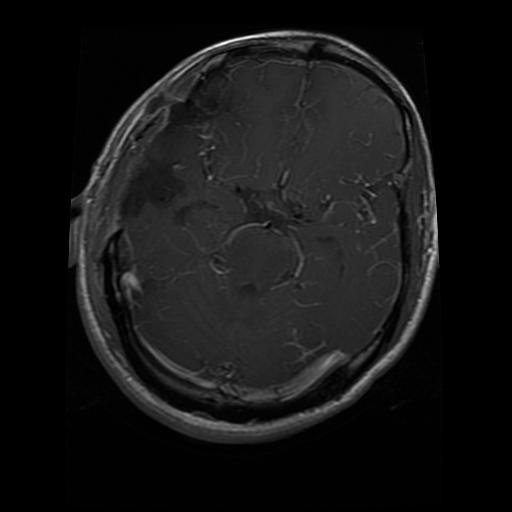
#> input picture backend/samples/sample_glioma.jpg, 512 x 512 px
$ python -i ood_detector.py   (imports and definitions only)
#> lines starting #> are read from the running program, lines starting #| are printed output that depends on the picture; after the words box and inside, x2 and y2 are one past the last pixel; in counts of white or black regions, pixels touching at a corner belong together
#> further down, picture is the input picture: shape (512, 512, 3); min 0, max 255, mean 21.3
"""
NeuroGuide AI - Out-of-Distribution (OOD) Input Gatekeeper

Implements Section 4.2 of the project implementation plan:
Validates incoming image uploads before executing deep learning inference:
1. Grayscale vs Color Saturation check (standard MRI is monochromatic; rejects colorful photos of people, animals, landscapes).
2. Intensity & Background Distribution check (MRI scans feature a black or dark canvas surrounding a cranial ellipse; rejects blank white sheets or screenshots).
3. Cranial Ellipse & Contour Sanity Check (validates that a plausible cranial structure exists within expected aspect ratios).
"""

from __future__ import annotations

import logging
from pathlib import Path
from typing import Any, Dict, Optional, Tuple, Union
import cv2
import numpy as np
from PIL import Image

logger = logging.getLogger(__name__)


class OODDetector:
    """
    Heuristic and statistical gatekeeper guarding the diagnostic pipeline against
    accidental or adversarial non-MRI image submissions.
    """

    def __init__(
        self,
        max_saturation_mean: float = 28.0,
        max_channel_diff_std: float = 18.0,
        min_dark_background_ratio: float = 0.08,
        min_cranial_area_ratio: float = 0.05,
    ):
        """
        Args:
            max_saturation_mean: Maximum allowable mean HSV saturation (0-255).
            max_channel_diff_std: Maximum allowable standard deviation across R, G, B channels.
            min_dark_background_ratio: Minimum fraction of peripheral pixels that must be low intensity.
            min_cranial_area_ratio: Minimum contour area relative to image area.
        """
        self.max_saturation_mean = max_saturation_mean
        self.max_channel_diff_std = max_channel_diff_std
        self.min_dark_background_ratio = min_dark_background_ratio
        self.min_cranial_area_ratio = min_cranial_area_ratio

    def validate_image(
        self,
        image_input: Union[str, np.ndarray, Image.Image, bytes],
    ) -> Dict[str, Any]:
        """
        Validates whether the image matches basic structural and photometric properties
        of an authentic brain MRI scan.

        Returns:
            {
                "is_valid_mri": bool,
                "rejection_reason": Optional[str],
                "confidence_score": float [0.0, 1.0],
                "diagnostics": {
                    "mean_saturation": float,
                    "channel_diff_std": float,
                    "dark_background_ratio": float,
                    "cranial_contour_area_ratio": float
                }
            }
        """
        img_bgr = self._load_image(image_input)
        h, w = img_bgr.shape[:2]
#> h = 512; w = 512

        if h < 32 or w < 32:
            return {
                "is_valid_mri": False,
                "rejection_reason": "Image dimensions are too low (< 32x32) to contain diagnostic cranial features.",
                "confidence_score": 0.0,
                "diagnostics": {"height": h, "width": w},
            }

        # 1. Color Saturation & Channel Divergence
        hsv = cv2.cvtColor(img_bgr, cv2.COLOR_BGR2HSV)
#> hsv: shape (512, 512, 3); mean H, S, V 0, 0, 21.3
        sat = hsv[:, :, 1]
#> sat: shape (512, 512); every value is 0
        mean_sat = float(np.mean(sat))
#> mean_sat = 0

        # Difference between R, G, B channels
        b, g, r = img_bgr[:, :, 0], img_bgr[:, :, 1], img_bgr[:, :, 2]
        channel_diff = np.abs(r.astype(np.float32) - g.astype(np.float32)) + np.abs(g.astype(np.float32) - b.astype(np.float32))
#> channel_diff: shape (512, 512) float32; every value is 0
        mean_channel_diff = float(np.mean(channel_diff))
#> mean_channel_diff = 0

        is_colorful = (mean_sat > self.max_saturation_mean) or (mean_channel_diff > self.max_channel_diff_std)
#> is_colorful = False

        # 2. Dark Background Check
        # MRIs typically have black borders or corner pixels
        gray = cv2.cvtColor(img_bgr, cv2.COLOR_BGR2GRAY)
        dark_pixels = np.sum(gray < 40)
#> dark_pixels = 179431
        dark_bg_ratio = float(dark_pixels / (h * w))
#> dark_bg_ratio = 0.684

        # Check if corners are dark
        corner_size = max(4, min(h, w) // 10)
#> corner_size = 51
        corners = [
            gray[:corner_size, :corner_size],
            gray[:corner_size, -corner_size:],
            gray[-corner_size:, :corner_size],
            gray[-corner_size:, -corner_size:],
        ]
        corner_mean = float(np.mean([np.mean(c) for c in corners]))
#> corner_mean = 0

        # 3. Cranial Contour Area & Shape
        blurred = cv2.GaussianBlur(gray, (5, 5), 0)
        _, thresh = cv2.threshold(blurred, 0, 255, cv2.THRESH_BINARY + cv2.THRESH_OTSU)
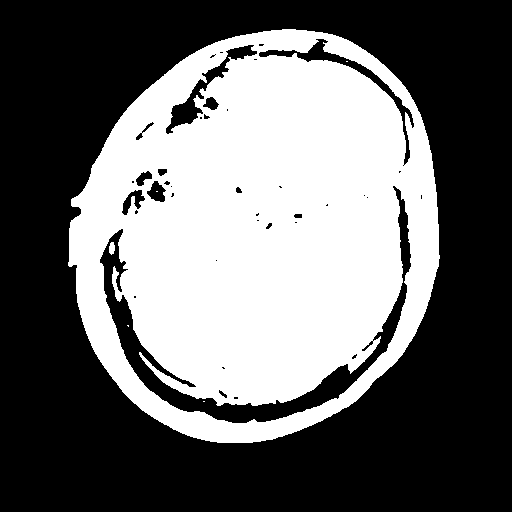
#> thresh: shape (512, 512); 41.1% white; 6 white regions (4 under 20 px)
        contours, _ = cv2.findContours(thresh, cv2.RETR_EXTERNAL, cv2.CHAIN_APPROX_SIMPLE)
#> contours = 1 contour; box (x1, y1, x2, y2) and area: (68, 29, 440, 443) 119146

        if contours:
            largest_contour = max(contours, key=cv2.contourArea)
#> largest_contour = contour of 526 points, box (x1, y1, x2, y2) (68, 29, 440, 443), area 119146
            cranial_area_ratio = float(cv2.contourArea(largest_contour) / (h * w))
#> cranial_area_ratio = 0.455
        else:
            cranial_area_ratio = 0.0

        diagnostics = {
            "mean_saturation": round(mean_sat, 2),
            "channel_diff_mean": round(mean_channel_diff, 2),
            "dark_background_ratio": round(dark_bg_ratio, 3),
            "corner_mean_intensity": round(corner_mean, 1),
            "cranial_contour_area_ratio": round(cranial_area_ratio, 3),
        }
#> diagnostics = {'mean_saturation': 0, 'channel_diff_mean': 0, 'dark_background_ratio': 0.684, 'corner_mean_intensity': 0, 'cranial_contour_area_ratio': 0.455}

        # Decision Logic
        if is_colorful:
            return {
                "is_valid_mri": False,
                "rejection_reason": (
                    f"Out-of-distribution image rejected: high color saturation detected "
                    f"(saturation={mean_sat:.1f}). Clinical brain MRI scans are monochromatic grayscale."
                ),
                "confidence_score": 0.05,
                "diagnostics": diagnostics,
            }

        if dark_bg_ratio < self.min_dark_background_ratio and corner_mean > 200:
            return {
                "is_valid_mri": False,
                "rejection_reason": (
                    "Out-of-distribution image rejected: bright/white background detected. "
                    "Brain MRI scans require a dark background field."
                ),
                "confidence_score": 0.10,
                "diagnostics": diagnostics,
            }

        if cranial_area_ratio < self.min_cranial_area_ratio:
            return {
                "is_valid_mri": False,
                "rejection_reason": (
                    "Unable to identify cranial brain structure. Image appears blank or features no distinct parenchyma."
                ),
                "confidence_score": 0.20,
                "diagnostics": diagnostics,
            }

        # Passed all gatekeeper heuristics
        return {
            "is_valid_mri": True,
            "rejection_reason": None,
            "confidence_score": 0.95,
            "diagnostics": diagnostics,
        }

    def _load_image(self, image_input: Union[str, Path, np.ndarray, Image.Image, bytes]) -> np.ndarray:
        if isinstance(image_input, (str, Path)):
            img = cv2.imread(str(image_input))
            if img is None:
                raise ValueError(f"Unable to read image from path: {image_input}")
            return img
        elif isinstance(image_input, bytes):
            nparr = np.frombuffer(image_input, np.uint8)
            img = cv2.imdecode(nparr, cv2.IMREAD_COLOR)
            if img is None:
                raise ValueError("Unable to decode image bytes.")
            return img
        elif isinstance(image_input, Image.Image):
            rgb = np.array(image_input.convert("RGB"))
            return cv2.cvtColor(rgb, cv2.COLOR_RGB2BGR)
        elif isinstance(image_input, np.ndarray):
            if len(image_input.shape) == 2:
                return cv2.cvtColor(image_input, cv2.COLOR_GRAY2BGR)
            elif len(image_input.shape) == 3 and image_input.shape[2] == 3:
                return image_input
            elif len(image_input.shape) == 3 and image_input.shape[2] == 4:
                return cv2.cvtColor(image_input, cv2.COLOR_BGRA2BGR)
        raise TypeError(f"Unsupported image input type: {type(image_input)}")

>>> import cv2
>>> picture = cv2.imread('../../samples/sample_glioma.jpg')
>>> result = OODDetector().validate_image(picture)
#> result = 4 items

$ run again, on backend/samples/sample_meningioma.jpg
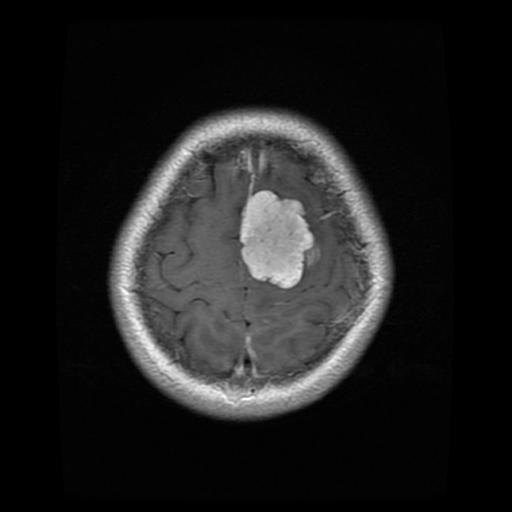
#> input picture backend/samples/sample_meningioma.jpg, 512 x 512 px
#> picture is the input picture: shape (512, 512, 3); min 0, max 255, mean 30.2
#> hsv: shape (512, 512, 3); mean H, S, V 0, 0, 30.2
#> sat: shape (512, 512); every value is 0
#> mean_sat = 0
#> channel_diff: shape (512, 512) float32; every value is 0
#> is_colorful = False
#> dark_pixels = 194461
#> dark_bg_ratio = 0.742
#> corner_mean = 0
#> in validate_image, `_, thresh = cv2.threshold(blurred, 0, 255, cv2.THRESH_BINARY + cv2.THR..`:
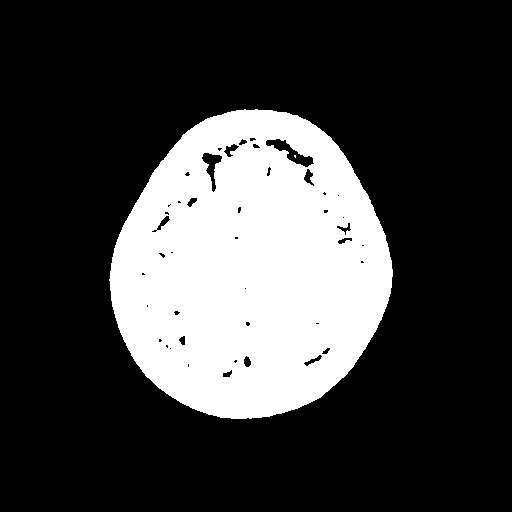
#> thresh: shape (512, 512); 24.8% white; 2 white regions (1 under 20 px)
#> contours = 1 contour; box (x1, y1, x2, y2) and area: (109, 109, 393, 419) 66134
#> largest_contour = contour of 460 points, box (x1, y1, x2, y2) (109, 109, 393, 419), area 66134
#> cranial_area_ratio = 0.252
#> diagnostics = {'mean_saturation': 0, 'channel_diff_mean': 0, 'dark_background_ratio': 0.742, 'corner_mean_intensity': 0, 'cranial_contour_area_ratio': 0.252}
#> result = 4 items

$ run again, on backend/samples/sample_notumor.jpg
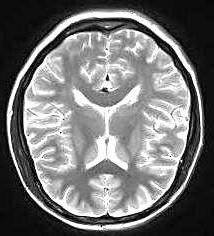
#> input picture backend/samples/sample_notumor.jpg, 214 x 236 px
#> picture is the input picture: shape (236, 214, 3); min 0, max 255, mean 115.5
#> hsv: shape (236, 214, 3); mean H, S, V 0, 0, 115.5
#> sat: shape (236, 214); every value is 0
#> mean_sat = 0
#> channel_diff: shape (236, 214) float32; every value is 0
#> is_colorful = False
#> dark_pixels = 17904
#> dark_bg_ratio = 0.355
#> corner_mean = 11.89
#> in validate_image, `blurred = cv2.GaussianBlur(gray, (5, 5), 0)`:
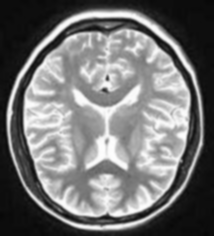
#> blurred: shape (236, 214); min 7, max 254, mean 115.5
#> in validate_image, `_, thresh = cv2.threshold(blurred, 0, 255, cv2.THRESH_BINARY + cv2.THR..`:
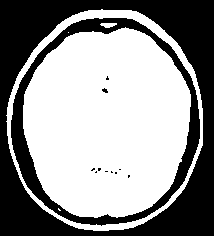
#> thresh: shape (236, 214); 57.4% white; 12 black regions (10 under 20 px)
#> contours = 1 contour; box (x1, y1, x2, y2) and area: (6, 9, 203, 231) 34102
#> largest_contour = contour of 287 points, box (x1, y1, x2, y2) (6, 9, 203, 231), area 34102
#> cranial_area_ratio = 0.675
#> diagnostics = {'mean_saturation': 0, 'channel_diff_mean': 0, 'dark_background_ratio': 0.355, 'corner_mean_intensity': 11.9, 'cranial_contour_area_ratio': 0.675}
#> result = 4 items

$ run again, on backend/samples/sample_pituitary.jpg
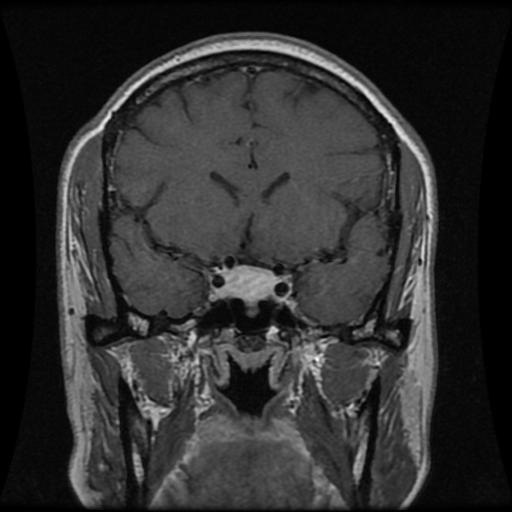
#> input picture backend/samples/sample_pituitary.jpg, 512 x 512 px
#> picture is the input picture: shape (512, 512, 3); min 0, max 255, mean 47.5
#> hsv: shape (512, 512, 3); mean H, S, V 0, 0, 47.5
#> sat: shape (512, 512); every value is 0
#> mean_sat = 0
#> channel_diff: shape (512, 512) float32; every value is 0
#> is_colorful = False
#> dark_pixels = 123094
#> dark_bg_ratio = 0.47
#> corner_mean = 6.96
#> in validate_image, `_, thresh = cv2.threshold(blurred, 0, 255, cv2.THRESH_BINARY + cv2.THR..`:
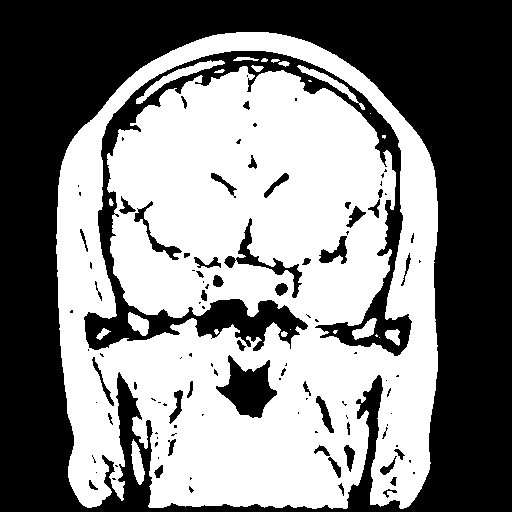
#> thresh: shape (512, 512); 51% white; 110 black regions (62 under 20 px)
#> contours = 2 contours; box (x1, y1, x2, y2) and area: (56, 32, 438, 509) 155294, (131, 439, 145, 485) 318
#> largest_contour = contour of 908 points, box (x1, y1, x2, y2) (56, 32, 438, 509), area 155294
#> cranial_area_ratio = 0.592
#> diagnostics = {'mean_saturation': 0, 'channel_diff_mean': 0, 'dark_background_ratio': 0.47, 'corner_mean_intensity': 7, 'cranial_contour_area_ratio': 0.592}
#> result = 4 items
